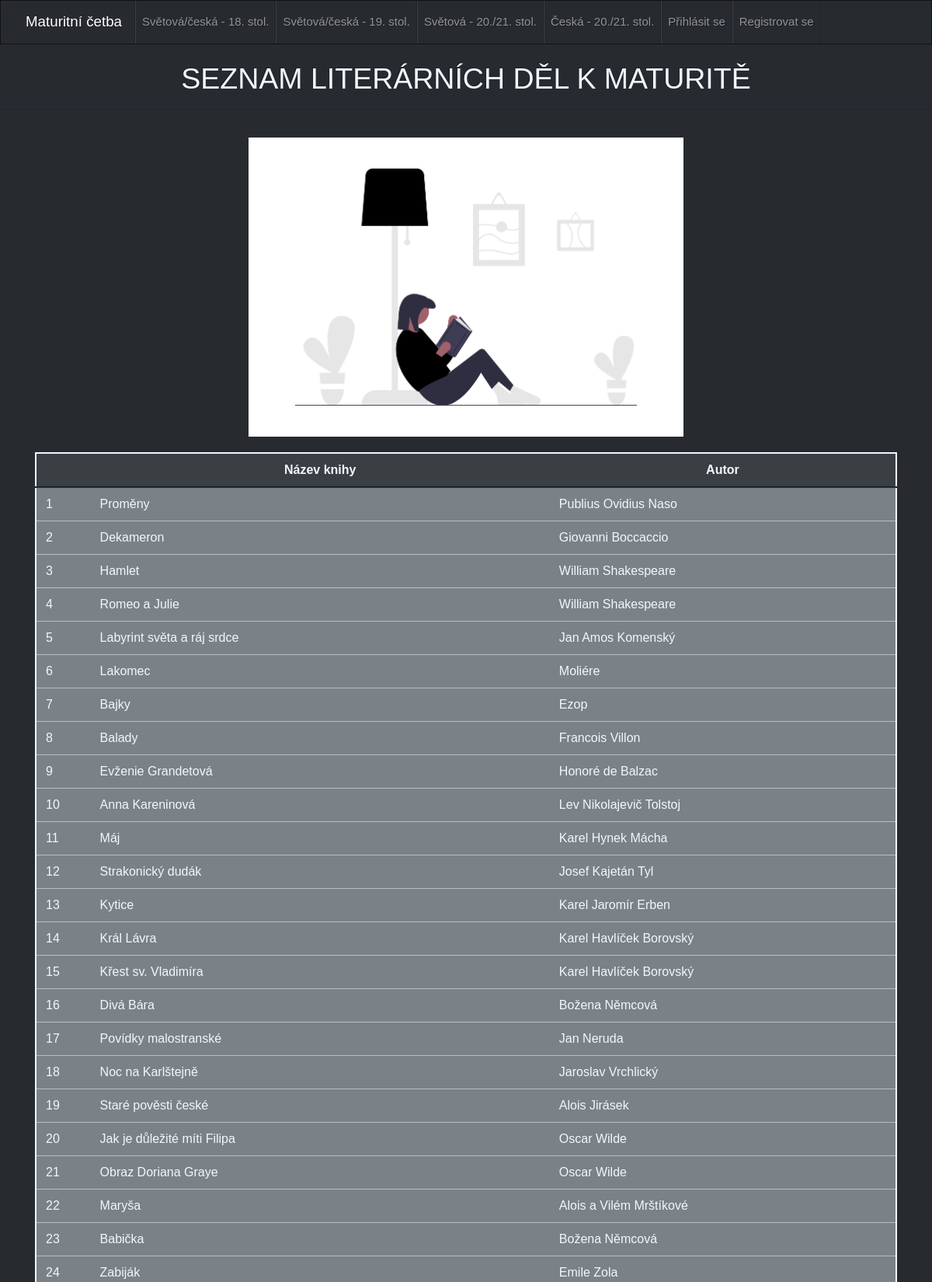
The page / (upper part) on the database its author committed.
### tables this page shows
CREATE TABLE `menu` (
  `idmenu` int(11) NOT NULL,
  `id_categorie` varchar(45) DEFAULT NULL,
  `categorie` varchar(45) DEFAULT NULL
);

CREATE TABLE `knihy` (
  `id_knihy` int(11) NOT NULL,
  `nazev_knihy` varchar(45) DEFAULT NULL,
  `autor` varchar(45) DEFAULT NULL,
  `prebal` varchar(500) DEFAULT NULL,
  `obdobi_idobdobi` int(11) NOT NULL
);

### application/controllers/Cetba_controller.php (called while the page is built, shortened)
<?php defined('BASEPATH') OR exit('No direct script access allowed');
class Cetba_controller extends CI_Controller {
	function  __construct(){
		$this->load->model('cetba_model');
	}
	public function menu()
	{
		$data['menu'] = $this->cetba_model->get_menu_polozky();
		$data['knihy'] = $this->cetba_model->index();
		$this->load->view('layout/header');
		$this->load->view('layout/navbar', $data);
		$this->load->view('pages/index', $data);
		$this->load->view('layout/footer');
	}
}

### index.php (called while the page is built, shortened)
<?php
require_once BASEPATH.'core/CodeIgniter.php';

### application/models/Cetba_model.php (called while the page is built, shortened)
<?php
class cetba_model extends CI_Model{
	public function get_menu_polozky()
	{
        if ($this->ion_auth->logged_in())
        {
            $this->db->select('categorie, id_categorie');
            $this->db->from('menu_logged');
            $this->db->order_by('idmenu');
            $query = $this->db->get();
            return $query->result();
        }
        else
        {
		$this->db->select('categorie, id_categorie');
		$this->db->from('menu');
		$this->db->order_by('idmenu');
		$query = $this->db->get();
        return $query->result();
        }
    }
	public function index()
	{
		$this->db->select('nazev_knihy, autor, id_knihy');
		$this->db->from('knihy');
		$this->db->order_by('id_knihy ASC');
		$query = $this->db->get();
		return $query->result();
	}
}

### application/views/pages/index.php (the view, shortened to what this page needs)
	<br>
	<h1>SEZNAM LITERÁRNÍCH DĚL K MATURITĚ</h1>
	<hr>
	<img src="assets/pic/read.png" alt="book_reading" class="center">
	<div class="container">
		<table class="table">
	  		<thead>
			    <tr class="table-primary">
			      <th scope="col"></th>
			      <th scope="col">Název knihy</th>
			      <th scope="col">Autor</th>
			    </tr>
		 	<tbody>
		 	<?php if ($knihy): ?>
                <?php foreach($knihy as $knihy): ?>
			    <tr class="table-secondary">
			      <td><?php echo $knihy->id_knihy;?></td>
			      <td><a href="<?php echo base_url("kniha/".$knihy->id_knihy);?>"><?php echo $knihy->nazev_knihy;?></td>
			      <td><?php echo $knihy->autor;?></td>
			    </tr>
		     <?php endforeach ?>
		    <?php endif ?>
			</tbody>
			 </div>
</body>

### application/views/layout/navbar.php (shortened to what this page needs)
<body>
	<nav class="navbar navbar-expand-lg navbar-dark bg-dark">
	  <a class="navbar-brand" href="<?php echo base_url();?>">Maturitní četba</a>
	  <div class="collapse navbar-collapse" id="navbarColor02">
	    <ul class="navbar-nav mr-auto">
			<?php foreach($menu as $p): ?>
                       <li class="nav-item">
                           <a class="nav-link" href="<?php echo base_url($p->id_categorie)?>"><?= $p->categorie ?><span class="sr-only">(current)</span></a>
                       </li>
               <?php endforeach; ?>
	    </ul>
	  </div>
	</nav>

### assets/css/style.css (style rules this page uses)
* { font-family:Verdana, Geneva, Tahoma, sans-serif; }
.center { display: block; margin-left: auto; margin-right: auto; width: 50%; padding: 20px; }
h1 { text-align: center; color: aliceblue; }
.table { border: 2px solid aliceblue; }
.table-primary { text-align: center; color: aliceblue; }
a { color: aliceblue; }
td { color: aliceblue; }

### rows shown on the page
menu: categorie "Světová/česká - 18. stol."
menu: categorie "Světová/česká - 19. stol."
menu: categorie "Světová - 20./21. stol."
menu: categorie "Česká - 20./21. stol."
menu: categorie "Přihlásit se"
menu: categorie "Registrovat se"
knihy: id_knihy "1", nazev_knihy "Proměny", autor "Publius Ovidius Naso"
knihy: id_knihy "2", nazev_knihy "Dekameron", autor "Giovanni Boccaccio"
knihy: id_knihy "3", nazev_knihy "Hamlet", autor "William Shakespeare"
knihy: id_knihy "4", nazev_knihy "Romeo a Julie", autor "William Shakespeare"
knihy: id_knihy "5", nazev_knihy "Labyrint světa a ráj srdce", autor "Jan Amos Komenský"
knihy: id_knihy "6", nazev_knihy "Lakomec", autor "Moliére"
knihy: id_knihy "7", nazev_knihy "Bajky", autor "Ezop"
knihy: id_knihy "8", nazev_knihy "Balady", autor "Francois Villon"
knihy: id_knihy "9", nazev_knihy "Evženie Grandetová", autor "Honoré de Balzac"
knihy: id_knihy "10", nazev_knihy "Anna Kareninová", autor "Lev Nikolajevič Tolstoj"
knihy: id_knihy "11", nazev_knihy "Máj", autor "Karel Hynek Mácha"
knihy: id_knihy "12", nazev_knihy "Strakonický dudák", autor "Josef Kajetán Tyl"
knihy: id_knihy "13", nazev_knihy "Kytice", autor "Karel Jaromír Erben"
knihy: id_knihy "14", nazev_knihy "Král Lávra", autor "Karel Havlíček Borovský"
knihy: id_knihy "15", nazev_knihy "Křest sv. Vladimíra", autor "Karel Havlíček Borovský"
knihy: id_knihy "16", nazev_knihy "Divá Bára", autor "Božena Němcová"
knihy: id_knihy "17", nazev_knihy "Povídky malostranské", autor "Jan Neruda"
knihy: id_knihy "18", nazev_knihy "Noc na Karlštejně", autor "Jaroslav Vrchlický"
knihy: id_knihy "19", nazev_knihy "Staré pověsti české", autor "Alois Jirásek"
knihy: id_knihy "20", nazev_knihy "Jak je důležité míti Filipa", autor "Oscar Wilde"
knihy: id_knihy "21", nazev_knihy "Obraz Doriana Graye", autor "Oscar Wilde"
knihy: id_knihy "22", nazev_knihy "Maryša", autor "Alois a Vilém Mrštíkové"
knihy: id_knihy "23", nazev_knihy "Babička", autor "Božena Němcová"
knihy: id_knihy "24", nazev_knihy "Zabiják", autor "Emile Zola"
